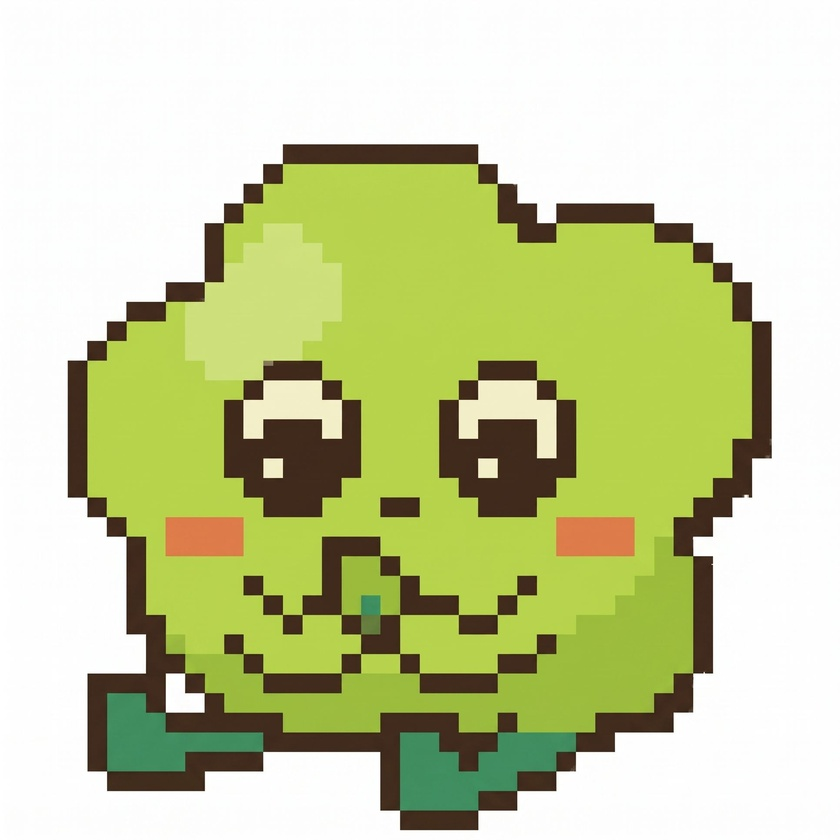
#> input picture art/authoring/kodama-reference.jpg, 840 x 840 px, shrunk from 1932 x 1932 before the run
$ python kodama_read.py kodama-reference.jpg out.png
#> lines starting #> are read from the running program, lines starting #| are printed output that depends on the picture
#!/usr/bin/env python3
"""Read the kodama pose sheet (pixel art on an 8px grid) back into 1x cells: one median colour per cell.
Writes art/authoring/kodama_cells.npy (H x W x 3) and prints the colours it finds."""
import sys, collections
import numpy as np
from PIL import Image
im = np.array(Image.open(sys.argv[1]).convert('RGB'))
#> im is the input picture: shape (840, 840, 3); mean R, G, B 198.9, 206.2, 158.3
P, OX, OY = 8, 0, 6
H, W = (im.shape[0] - OY) // P, (im.shape[1] - OX) // P
#> H = 104; W = 105
cells = np.zeros((H, W, 3), np.uint8)
for j in range(H):
    for i in range(W):
        blk = im[OY + j * P + 2:OY + j * P + 6, OX + i * P + 2:OX + i * P + 6].reshape(-1, 3)
        cells[j, i] = np.median(blk, 0)
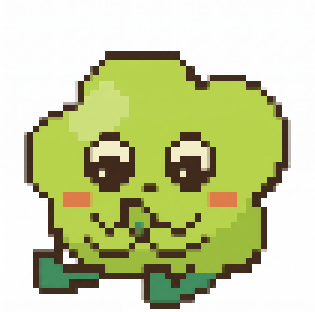
#> cells: shape (104, 105, 3) (shown 3 times larger); mean R, G, B 198.3, 205.7, 157.3
np.save(sys.argv[2], cells)
q = collections.Counter(map(tuple, (cells // 12 * 12).reshape(-1, 3)))
#> q = 130 items
print(H, W, q.most_common(24))
#> (printed output is left out)
